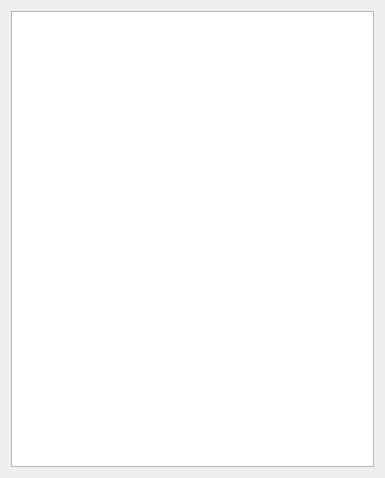
<?xml version="1.0" encoding="UTF-8"?>
<ui version="4.0">
 <class>FileWorkspaceWidget</class>
 <widget class="QWidget" name="FileWorkspaceWidget">
  <property name="geometry">
   <rect>
    <x>0</x>
    <y>0</y>
    <width>385</width>
    <height>478</height>
   </rect>
  </property>
  <property name="windowTitle">
   <string>Form</string>
  </property>
  <layout class="QHBoxLayout" name="horizontalLayout">
   <item>
    <widget class="QTreeWidget" name="treeWidgetFileItems">
     <property name="uniformRowHeights">
      <bool>true</bool>
     </property>
     <attribute name="headerVisible">
      <bool>false</bool>
     </attribute>
     <column>
      <property name="text">
       <string notr="true">1</string>
      </property>
     </column>
    </widget>
   </item>
  </layout>
 </widget>
 <resources/>
 <connections/>
</ui>
